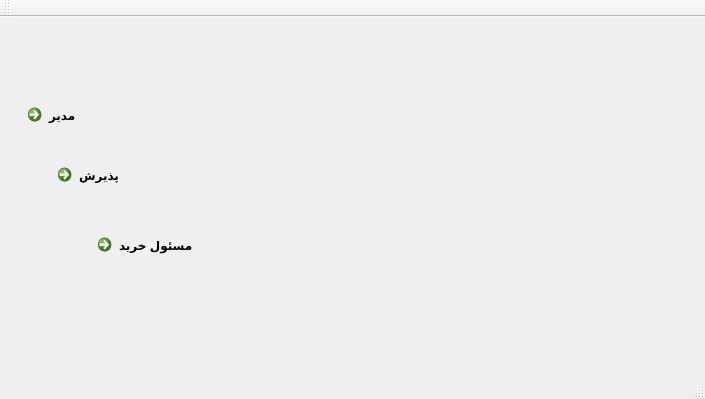
<?xml version="1.0" encoding="UTF-8"?>
<ui version="4.0">
 <class>Proje</class>
 <widget class="QMainWindow" name="Proje">
  <property name="geometry">
   <rect>
    <x>0</x>
    <y>0</y>
    <width>705</width>
    <height>399</height>
   </rect>
  </property>
  <property name="windowTitle">
   <string>Proje</string>
  </property>
  <widget class="QWidget" name="centralWidget">
   <widget class="QLabel" name="label">
    <property name="geometry">
     <rect>
      <x>0</x>
      <y>0</y>
      <width>701</width>
      <height>351</height>
     </rect>
    </property>
    <property name="text">
     <string/>
    </property>
    <property name="pixmap">
     <pixmap resource="saaa.qrc">:/new/prefix1/image26.bmp</pixmap>
    </property>
   </widget>
   <widget class="QCommandLinkButton" name="manager">
    <property name="geometry">
     <rect>
      <x>20</x>
      <y>80</y>
      <width>168</width>
      <height>41</height>
     </rect>
    </property>
    <property name="text">
     <string>مدیر</string>
    </property>
   </widget>
   <widget class="QCommandLinkButton" name="reception">
    <property name="geometry">
     <rect>
      <x>50</x>
      <y>140</y>
      <width>168</width>
      <height>41</height>
     </rect>
    </property>
    <property name="text">
     <string>پذیرش</string>
    </property>
   </widget>
   <widget class="QCommandLinkButton" name="buymanager">
    <property name="geometry">
     <rect>
      <x>90</x>
      <y>210</y>
      <width>168</width>
      <height>41</height>
     </rect>
    </property>
    <property name="text">
     <string>مسئول خرید</string>
    </property>
   </widget>
  </widget>
  <widget class="QMenuBar" name="menuBar">
   <property name="geometry">
    <rect>
     <x>0</x>
     <y>0</y>
     <width>705</width>
     <height>20</height>
    </rect>
   </property>
  </widget>
  <widget class="QToolBar" name="mainToolBar">
   <attribute name="toolBarArea">
    <enum>TopToolBarArea</enum>
   </attribute>
   <attribute name="toolBarBreak">
    <bool>false</bool>
   </attribute>
  </widget>
  <widget class="QStatusBar" name="statusBar"/>
 </widget>
 <layoutdefault spacing="6" margin="11"/>
 <resources>
  <include location="saaa.qrc"/>
 </resources>
 <connections/>
</ui>
